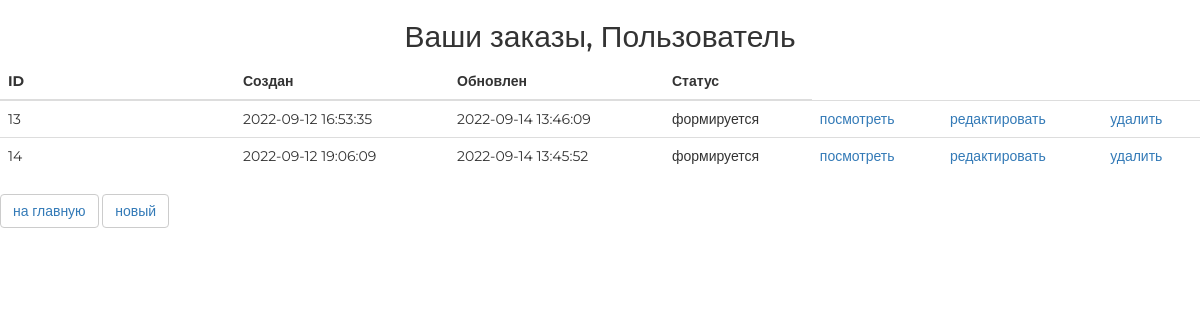
The page /orders/ (signed in) on the database as committed earlier.
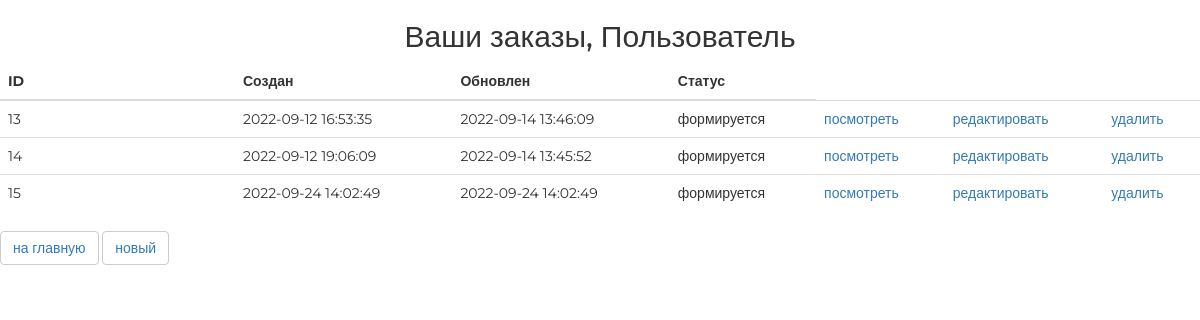
The same page on the database as committed later.
### ordersapp/models.py (models this page shows, shortened)
class Order(models.Model):
    FORMING = 'FM'  # Заказ сформирован
    SENT_TO_PROCEED = 'STP'     # Отправлен на обработку
    PROCEEDED = 'PRD'   # Заказ обработан
    PAID = 'PD'     # Заказ оплачен
    READY = 'RDY'   # Заказ готов к выдачи
    CANCEL = 'CNC'  # Заказ отменен
    ORDER_STATUS_CHOICES = (
        (FORMING, 'формируется'),
        (SENT_TO_PROCEED, 'отправлен в обработку'),
        (PAID, 'оплачен'),
        (PROCEEDED, 'обрабатывается'),
        (READY, 'готов к выдаче'),
        (CANCEL, 'отменен'),
    )
    user = models.ForeignKey(settings.AUTH_USER_MODEL, on_delete=models.CASCADE)
    created = models.DateTimeField(verbose_name='создан', auto_now_add=True)
    updated = models.DateTimeField(verbose_name='обновлен', auto_now=True)
    status = models.CharField(verbose_name='статус', max_length=3, choices=ORDER_STATUS_CHOICES, default=FORMING)
    is_active = models.BooleanField(verbose_name='активен', default=True)
    class Meta:
        ordering = ('created',)
        verbose_name = 'заказ'
        verbose_name_plural = 'заказы'

### ordersapp/views.py (the view)
# urls.py: path('', ordersapp.OrderList.as_view(), name='orders_list'),
class OrderList(ListView):
    model = Order
    def get_queryset(self):
        return Order.objects.filter(user=self.request.user)

### mainapp/context_processors.py (called while the page is built)
def basket(request):
    print(f'context processor basket works')
    basket = []
    if request.user.is_authenticated:
        basket = Basket.objects.filter(user=request.user).select_related()
    return {
        'basket': basket,
        }

### ordersapp/templates/ordersapp/order_list.html
{% extends 'ordersapp/base.html' %}
{% load static %}
{% block content %}
    <div class="h2 text-center head">
        Ваши заказы,
        {% if user.first_name %}
            {{ user.first_name|title }}
        {% else %}
            Пользователь
        {% endif %}
    </div>
    <table class="table orders_list">
        <thead>
            <tr>
                <th>ID</th>
                <th>Создан</th>
                <th>Обновлен</th>
                <th>Статус</th>
            </tr>
        </thead>
        <tbody>
        {% for item in object_list %}
            {% if item.is_active %}
                <tr>
                    <td class="td1 orders_list">{{ item.pk }}</td>
                    <td>{{ item.created|date:"Y-m-d H:i:s" }}</td>
                    <td>{{ item.updated|date:"Y-m-d H:i:s" }}</td>
                    <td>{{ item.get_status_display }}</td>
                    <td>
                        <a href="{% url 'ordersapp:order_read' item.pk %}">
                            посмотреть </a>
                    </td>
                    <td>
                        {% if item.status == 'FM' %}
                            <a href="{% url 'ordersapp:order_update' item.pk %}">
                                редактировать </a>
                        {% endif %} </td>
                    <td>
                        {% if item.status == 'FM' %}
                            <a href="{% url 'ordersapp:order_delete' item.pk %}"> удалить
                            </a>
                        {% endif %}
                    </td>
                </tr>
            {% endif %} {% endfor %}
        </tbody>
    </table>
    <button class="btn btn-default btn-round">
        <a href="{% url 'index' %}">
            на главную
        </a>
    </button>
    <button class="btn btn-default btn-round">
        <a href="{% url 'ordersapp:order_create' %}">
            новый
        </a>
    </button>
{% endblock %}

### ordersapp/templates/ordersapp/base.html (shortened to what this page needs)
<!DOCTYPE html>
{% load static %}
<html>
<head>
    {% block css %}
        <link rel="stylesheet" type="text/css" href="{% static 'css/bootstrap.min.css' %}">
        <link rel="stylesheet" type="text/css" href="{% static 'css/style.css'%}">
        <link rel="stylesheet" href="{% static 'fonts/font-awesome/css/font-awesome.css' %}">
    {% endblock %}
</head>
<body>
    <div class="order_container">
        {% block content %}
        {% endblock %}
    </div>
</body>
</html>

### static/css/style.css (style rules this page uses)
* { margin: 0; padding: 0; }
body { font-family: 'Montserrat', sans-serif; }
html, body { height: 100%; }
table { width: 100%; }
td:first-child { width: 235px; }

Rows that differ between the two databases and show on the page:
added Order: pk "15", created "2022-09-24 14:02:49", updated "2022-09-24 14:02:49", status "формируется", shows "редактировать", shows "удалить"
